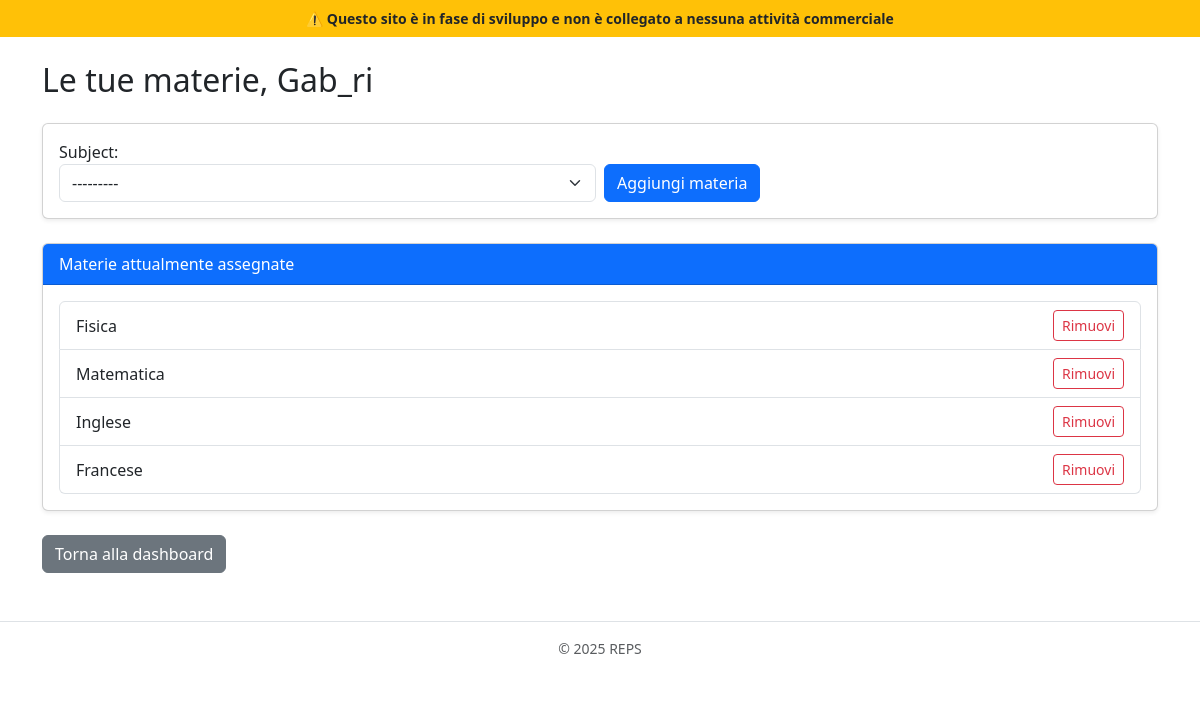
The app's page /subjects/ (signed in) with its own data.
### users/models.py (models this page shows, shortened)
class CustomerUser(AbstractUser):
    is_student=models.BooleanField(default=False)
    is_teacher=models.BooleanField(default=False)
    Nome=models.CharField(max_length=50, blank=True)
    Cognome=models.CharField(max_length=50, blank=True)

class TeacherSubject(models.Model):
    teacher = models.ForeignKey(settings.AUTH_USER_MODEL, on_delete=models.CASCADE, related_name="subjects")
    subject= models.CharField(max_length=50, choices=SUBJECT_CHOICES)

### users/views.py (the view)
# urls.py: path('subjects/', views.manage_subjects_view, name='manage_subjects'),
@login_required
def manage_subjects_view(request):
    if not request.user.is_teacher:
        return redirect('dashboard')
    if request.method=='POST':
        form=TeacherSubjectForm(request.POST, initial={'teacher': request.user})#, initial={'teacher': request.user})
        form.instance.teacher = request.user
        if form.is_valid():
            subjects=form.save(commit=False)
            subjects.save()
            return redirect('manage_subjects')
    else:
        form=TeacherSubjectForm()
    user_subjects= TeacherSubject.objects.filter(teacher=request.user)
    return render(request, 'users/manage_subjects.html', {'form':form, 'subjects' : user_subjects})

### users/forms.py (shortened to what this page needs)
class TeacherSubjectForm(forms.ModelForm):
    class Meta:
        model = TeacherSubject
        fields = ['subject']

### users/templatetags/form_tags.py (called while the page is built)
@register.filter(name='add_class')
def add_class(field, css_class):
    return field.as_widget(attrs={"class": css_class})

### users/templates/users/manage_subjects.html (shortened to what this page needs)
{% extends "base.html" %}
{% load form_tags %}
{% block content %}
<div class="container py-4">
  <h2 class="mb-4">Le tue materie, {{ request.user.first_name|default:request.user.username }}</h2>
  <div class="card mb-4 shadow-sm">
    <div class="card-body">
      <form method="post" class="row g-2 align-items-end">
        <div class="col-12 col-md-6">
          {{ form.subject.label_tag }}
          {{ form.subject|add_class:"form-select" }}
        </div>
        <div class="col-auto">
          <button type="submit" class="btn btn-primary">Aggiungi materia</button>
        </div>
      </form>
    </div>
  </div>
  <div class="card shadow-sm">
    <div class="card-header bg-primary text-white">
      Materie attualmente assegnate
    </div>
    <div class="card-body">
      {% if subjects %}
        <ul class="list-group">
          {% for subject in subjects %}
            <li class="list-group-item d-flex justify-content-between align-items-center">
              {{ subject.get_subject_display }}
              <form action="{% url 'delete_subject' subject.pk %}" method="post" class="d-inline">
                <button type="submit" class="btn btn-sm btn-outline-danger" title="Rimuovi">
                  Rimuovi
                </button>
              </form>
            </li>
          {% endfor %}
        </ul>
      {% else %}
        <p class="text-muted">Non hai ancora impostato alcuna materia.</p>
      {% endif %}
    </div>
  </div>
  <div class="mt-4">
    <a href="{% url 'dashboard_teacher' %}" class="btn btn-secondary">Torna alla dashboard</a>
  </div>
</div>
{% endblock %}

### records on screen
CustomerUser: user.first_name "Gab_ri"
TeacherSubject: subject "Fisica"
TeacherSubject: subject "Matematica"
TeacherSubject: subject "Inglese"
TeacherSubject: subject "Francese"
